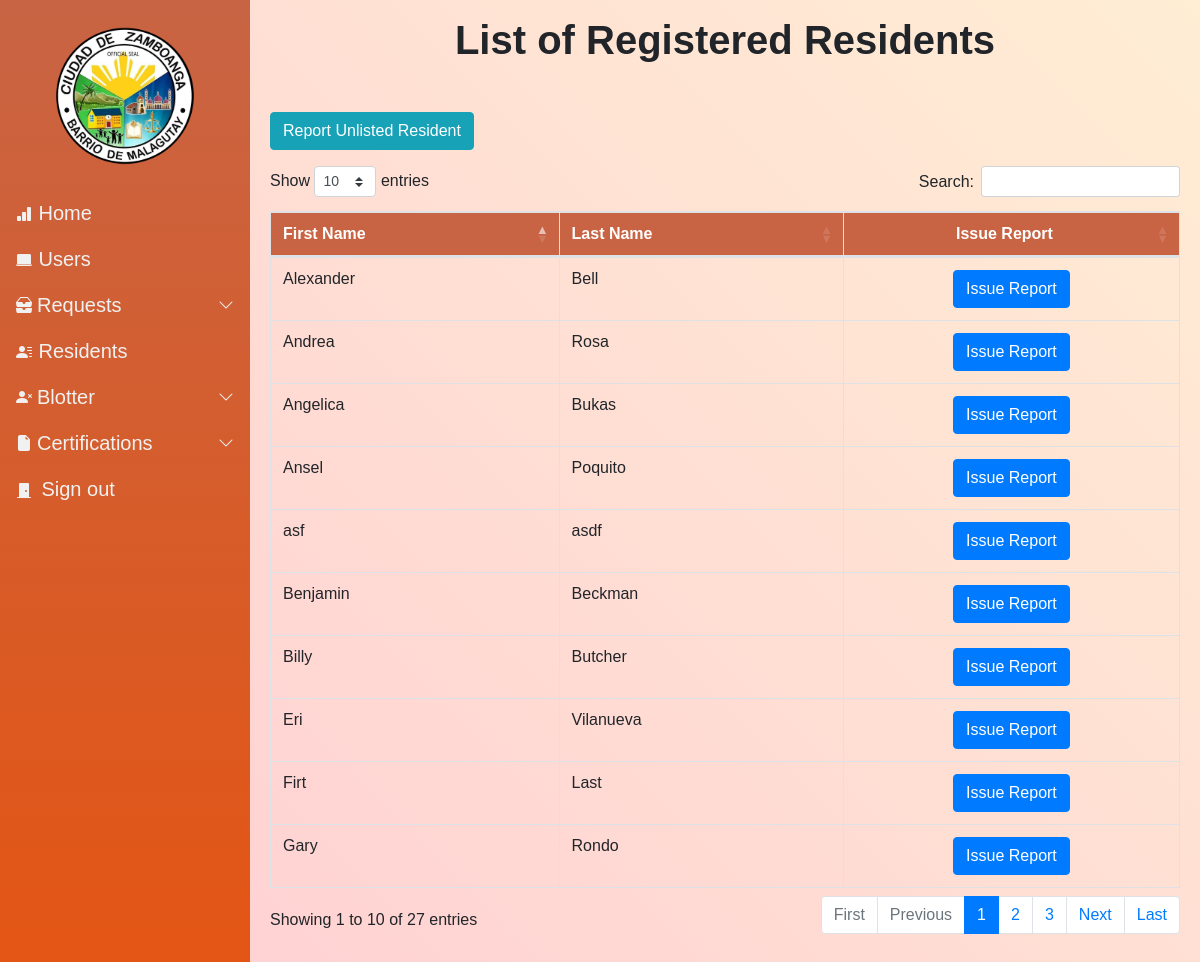
/add_report/ (signed in), run on the app's committed database.
### Resident/models.py (models this page shows, shortened)
class Resident (models.Model):
    pic = models.ImageField(null=True, blank = True, verbose_name="Profile Picture", upload_to= "images/", default='images/default_pp.jpg')
    First_name = models.CharField(max_length=50)
    Last_name = models.CharField(max_length=50)
    Middle_name = models.CharField(max_length=50, blank=True, null=True)
    Birthdate = models.DateField(auto_now_add=False, auto_now=False)
    Gender_choices = (
        ('Male','Male'),
        ('Female','Female')
        )
    Gender = models.CharField(max_length=100, choices=Gender_choices, default = "Not Specified")
    Email = models.EmailField(max_length=254, blank=True, null=True)
    numbers = RegexValidator(r'^[0-9]+','Only numbers are accepted')
    Contact = models.CharField(max_length=11, validators=[numbers])
    Phealthnone = 'None'
    Phealth_choices = (
        ('None', 'None'),
        ('Employed','Employed'),
        ('Voluntary','Voluntary'),
        ('OFW','OFW'),
        ('Sponsored','Sponsored'),
        ('Indigent','Indigent'),
        ('Lifetime','Lifetime'),
        ('Senior','Senior')
    )
    Philhealth_membership = models.CharField(max_length=100,choices=Phealth_choices,default=Phealthnone,verbose_name="Philhealth Membership Type")
    Cstatus_choices = (
        ('Single','Single'),
        ('Married','Married'),
        ('Separated','Separated'),
        ('Widowed','Widowed'),
        )
    Marital_status = models.CharField(max_length=100, choices = Cstatus_choices, default = "")
    Citizenship = models.CharField(max_length=100)
    Religion = models.CharField(max_length=100)
    Occupation = models.CharField(max_length=100, null=True, blank=True)
    Vac_choices = (
        ('Vaccinated','Vaccinated'),
        ('Unvaccinated','Unvaccinated')
    )
    Vaccination = models.CharField(max_length=100, choices = Vac_choices, verbose_name="Vaccination Status", default="")
    Address = models.CharField(max_length=250, verbose_name="Street Address")
    Resident_code = models.CharField(max_length=500, null=False, blank=False)
    Blacklisted = models.BooleanField(default = False)
    created_date = models.DateTimeField(auto_now_add=True)
    modified_date = models.DateTimeField(auto_now=True)

### Blotter/views.py (the view)
# urls.py: path('add_report/', Addreport, name = "add_report"),
@login_required(login_url='login')
def Addreport(request):
    Resident_obj = Resident.objects.all()
    context = {
        "Resident_obj" : Resident_obj
    }
    return render(request,"blotter/Blotter_register.html",context = context)

### Resident/context_processors.py (called while the page is built)
def greet(request):
    greeting = f"{request.user.username}"
    return{
        "greeting" : greet
    }

### templates/blotter/Blotter_register.html (shortened to what this page needs)
{%  extends 'base.html' %}
{% load static %}
{% block content %}
<h1 style="text-align: center;"><b>List of Registered Residents</b></h1>
<div class="container-fluid mt-5 mb-5">
<!-- <form method="POST" action = "{% url 'blotter_search_resident' %}">
  <input type="search" placeholder="search" name = "q">
  <input type = "submit">
</form> --->
<a href = "{% url 'blotter_form_unregistered' %}" class="btn btn-info mb-3" role="button">Report Unlisted Resident</a>
    <table class = "table table-bordered table-hover mt-2 mb-5" id="Display">
      <thead>
          <tr>
            <th>First Name</th>
            <th>Last Name</th>
            <th style="text-align: center;">Issue Report</th>
        </tr>
      </thead>
      <tbody>
            {% for res in Resident_obj %}
            <tr data-href="{% url 'resident_profile' res.id %}">
              <td>{{res.First_name}}</td>
              <td>{{ res.Last_name }}</td>
              <td style="text-align: center;"><a href="{% url 'blotter_form' res.id %}" class="btn btn-primary" role="button">Issue Report</a></td>
            </tr>
            {% endfor %}
      </tbody>
    </table>
</div>
{% endblock content %}

### static/css/nav.css (style rules this page uses)
@media (min-width: 992px) { body { overflow: auto !important; } }

### templates/base.html (style rules this page uses)
body::after { opacity: 0.; }

### templates/blotter/Blotter_register.html (style rules this page uses)
thead { background-color: #c86444; border-color: none; color: white; }
tr[data-href] { cursor: pointer; }

### data on the page
Resident: First_name "Eri", Last_name "Vilanueva"
Resident: First_name "Benjamin", Last_name "Beckman"
Resident: First_name "Andrea", Last_name "Rosa"
Resident: First_name "Angelica", Last_name "Bukas"
Resident: First_name "Gary", Last_name "Rondo"
Resident: First_name "Ansel", Last_name "Poquito"
Resident: First_name "Billy", Last_name "Butcher"
Resident: First_name "Firt", Last_name "Last"
Resident: First_name "Alexander", Last_name "Bell"
Resident: First_name "asf", Last_name "asdf"
